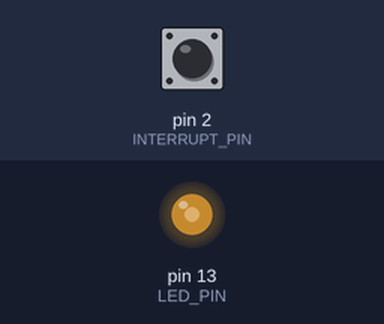
Recording of a sketch running on a simulated Arduino Leonardo, built with avr-gcc and run on an emulated ATmega32U4. On the bench: output pins drawn as LEDs (lit = HIGH). The inputs (shaded band) are chosen by the test bench; at power-on: pin 2 (INTERRUPT_PIN) LOW. The sensor or clock chip raises its interrupt line as the real part does; pins used as bus, display or sensor lines are not drawn; what the sketch prints to the serial monitor is not drawn.

Above: at 5.7 s.
5.8 s: pin 2 (INTERRUPT_PIN) pulled HIGH for 0.15 s
At 7.0 s:
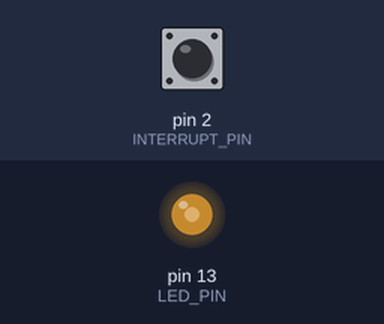
7.4 s: pin 2 (INTERRUPT_PIN) pulled HIGH for 1 s
At 8.3 s:
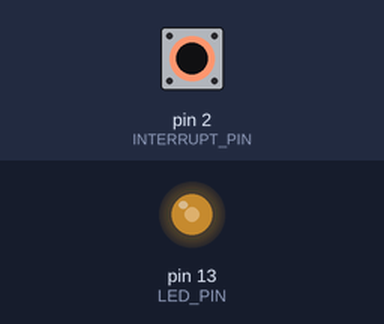
9.9 s: pin 2 (INTERRUPT_PIN) pulled HIGH for 0.15 s
At 10.9 s:
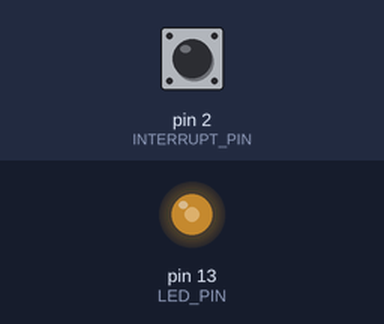
11.5 s: pin 2 (INTERRUPT_PIN) pulsed HIGH 2 times (0.12 s each, 0.3 s apart)
13.6 s: pin 2 (INTERRUPT_PIN) pulsed HIGH 5 times (0.12 s each, 0.3 s apart)
At 13.8 s:
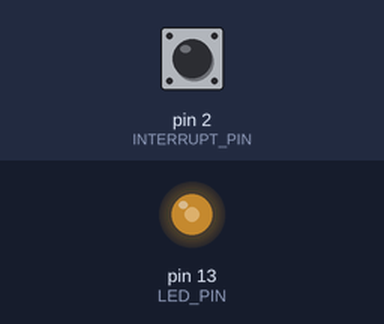
Timing chart, 0 to 16.6 s (numbered marks = the images above; inputs shaded):
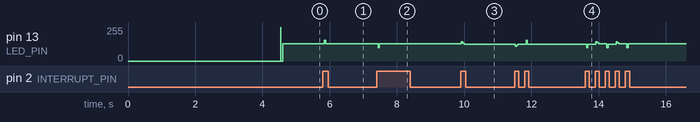

Measured:
- after the input at 5.8 s, pin 13 (LED_PIN): 128/255 → 154/255 at once, → 128/255 0.04 s later
- after the input at 7.4 s, pin 13 (LED_PIN): 128/255 → 101/255 at once, → 128/255 0.04 s later
- after the input at 9.9 s, pin 13 (LED_PIN): 128/255 → 127/255 at once
- after the input at 13.6 s, pin 13 (LED_PIN): 127/255 → 101/255 at once, then repeats every 0.60 s: 127/255 0.24 s, 145/255 0.04 s, 136/255 0.04 s, 128/255 0.24 s, 101/255 0.04 s, until it stays 128/255 from 14.9 s

The sketch:

MPU6050.ino
```cpp
// I2C device class (I2Cdev) demonstration Arduino sketch for MPU6050 class using DMP (MotionApps v2.0)
// 6/21/2012 by Jeff Rowberg <jeff@rowberg.net>
// Updates should (hopefully) always be available at https://github.com/jrowberg/i2cdevlib
//
// Changelog:
//      2013-05-08 - added seamless Fastwire support
//                 - added note about gyro calibration
//      2012-06-21 - added note about Arduino 1.0.1 + Leonardo compatibility error
//      2012-06-20 - improved FIFO overflow handling and simplified read process
//      2012-06-19 - completely rearranged DMP initialization code and simplification
//      2012-06-13 - pull gyro and accel data from FIFO packet instead of reading directly
//      2012-06-09 - fix broken FIFO read sequence and change interrupt detection to RISING
//      2012-06-05 - add gravity-compensated initial reference frame acceleration output
//                 - add 3D math helper file to DMP6 example sketch
//                 - add Euler output and Yaw/Pitch/Roll output formats
//      2012-06-04 - remove accel offset clearing for better results (thanks Sungon Lee)
//      2012-06-01 - fixed gyro sensitivity to be 2000 deg/sec instead of 250
//      2012-05-30 - basic DMP initialization working

/* ============================================
I2Cdev device library code is placed under the MIT license
Copyright (c) 2012 Jeff Rowberg

Permission is hereby granted, free of charge, to any person obtaining a copy
of this software and associated documentation files (the "Software"), to deal
in the Software without restriction, including without limitation the rights
to use, copy, modify, merge, publish, distribute, sublicense, and/or sell
copies of the Software, and to permit persons to whom the Software is
furnished to do so, subject to the following conditions:

The above copyright notice and this permission notice shall be included in
all copies or substantial portions of the Software.

THE SOFTWARE IS PROVIDED "AS IS", WITHOUT WARRANTY OF ANY KIND, EXPRESS OR
IMPLIED, INCLUDING BUT NOT LIMITED TO THE WARRANTIES OF MERCHANTABILITY,
FITNESS FOR A PARTICULAR PURPOSE AND NONINFRINGEMENT. IN NO EVENT SHALL THE
AUTHORS OR COPYRIGHT HOLDERS BE LIABLE FOR ANY CLAIM, DAMAGES OR OTHER
LIABILITY, WHETHER IN AN ACTION OF CONTRACT, TORT OR OTHERWISE, ARISING FROM,
OUT OF OR IN CONNECTION WITH THE SOFTWARE OR THE USE OR OTHER DEALINGS IN
THE SOFTWARE.
===============================================
*/

// I2Cdev and MPU6050 must be installed as libraries, or else the .cpp/.h files
// for both classes must be in the include path of your project
#include "I2Cdev.h"

#include "MPU6050_6Axis_MotionApps20.h"
//#include "MPU6050.h" // not necessary if using MotionApps include file

// Arduino Wire library is required if I2Cdev I2CDEV_ARDUINO_WIRE implementation
// is used in I2Cdev.h
#if I2CDEV_IMPLEMENTATION == I2CDEV_ARDUINO_WIRE
#include "Wire.h"
#endif

// class default I2C address is 0x68
// specific I2C addresses may be passed as a parameter here
// AD0 low = 0x68 (default for SparkFun breakout and InvenSense evaluation board)
// AD0 high = 0x69
MPU6050 mpu;
//MPU6050 mpu(0x69); // <-- use for AD0 high

/* =========================================================================
   NOTE: In addition to connection 3.3v, GND, SDA, and SCL, this sketch
   depends on the MPU-6050's INT pin being connected to the Arduino's
   external interrupt #0 pin. On the Arduino Uno and Mega 2560, this is
   digital I/O pin 2.
 * ========================================================================= */

/* =========================================================================
   NOTE: Arduino v1.0.1 with the Leonardo board generates a compile error
   when using Serial.write(buf, len). The Teapot output uses this method.
   The solution requires a modification to the Arduino USBAPI.h file, which
   is fortunately simple, but annoying. This will be fixed in the next IDE
   release. For more info, see these links:

   http://arduino.cc/forum/index.php/topic,109987.0.html
   http://code.google.com/p/arduino/issues/detail?id=958
 * ========================================================================= */


#define INTERRUPT_PIN 2  // use pin 2 on Arduino Uno & most boards
#define LED_PIN 13 // (Arduino is 13, Teensy is 11, Teensy++ is 6)
#define TRIGGER_PIN 5
bool blinkState = false;

// MPU control/status vars
bool dmpReady = false;  // set true if DMP init was successful
uint8_t mpuIntStatus;   // holds actual interrupt status byte from MPU
uint8_t devStatus;      // return status after each device operation (0 = success, !0 = error)
uint16_t packetSize;    // expected DMP packet size (default is 42 bytes)
uint16_t fifoCount;     // count of all bytes currently in FIFO
uint8_t fifoBuffer[64]; // FIFO storage buffer

// orientation/motion vars
Quaternion q;           // [w, x, y, z]         quaternion container
VectorInt16 aa;         // [x, y, z]            accel sensor measurements
VectorInt16 aaReal;     // [x, y, z]            gravity-free accel sensor measurements
VectorInt16 aaWorld;    // [x, y, z]            world-frame accel sensor measurements
VectorFloat gravity;    // [x, y, z]            gravity vector
float euler[3];         // [psi, theta, phi]    Euler angle container
float ypr[3];           // [yaw, pitch, roll]   yaw/pitch/roll container and gravity vector

// packet structure for InvenSense teapot demo
uint8_t teapotPacket[36] = { '$', 0x03, 0,0, 0,0, 0,0, 0,0, 0,0, 0,0, 0,0, 0,0, 0,0, 0,0, 0,0, 0x00, 0x00,  0,0,0,0,  0,0,0,0,  '\r', '\n' };
unsigned long nextInfoTime = 0;


// ================================================================
// ===               INTERRUPT DETECTION ROUTINE                ===
// ================================================================

volatile bool mpuInterrupt = false;     // indicates whether MPU interrupt pin has gone high
volatile unsigned long irqTimestamp = 0;
volatile unsigned long triggerCounter = 0;
volatile byte irqCounter = 0;
volatile byte waitCounter = 0;


void dmpDataReady() {
    irqTimestamp = micros();
    irqCounter++;
    if (irqCounter == 10){ // 20 Hz
        //if (waitCounter < 20){ // only count below 1 sec
        digitalWrite(TRIGGER_PIN, HIGH);
        delayMicroseconds(2);
        digitalWrite(TRIGGER_PIN, LOW);
        triggerCounter++;
        //}
        irqCounter = 0;
        /*waitCounter++;
        if (waitCounter == 40){ // reset at 2 sec
          waitCounter = 0;
        } */
    }
    mpuInterrupt = true;
}


// ================================================================
// ===                      INITIAL SETUP                       ===
// ================================================================

void setup() {
    // join I2C bus (I2Cdev library doesn't do this automatically)
#if I2CDEV_IMPLEMENTATION == I2CDEV_ARDUINO_WIRE
    Wire.begin();
        Wire.setClock(400000); // 400kHz I2C clock. Comment this line if having compilation difficulties
#elif I2CDEV_IMPLEMENTATION == I2CDEV_BUILTIN_FASTWIRE
    Fastwire::setup(400, true);
#endif

    // initialize serial communication
    // (115200 chosen because it is required for Teapot Demo output, but it's
    // really up to you depending on your project)
    //Serial.begin(115200);
    Serial.begin(230400);
    while (!Serial); // wait for Leonardo enumeration, others continue immediately

    // NOTE: 8MHz or slower host processors, like the Teensy @ 3.3v or Ardunio
    // Pro Mini running at 3.3v, cannot handle this baud rate reliably due to
    // the baud timing being too misaligned with processor ticks. You must use
    // 38400 or slower in these cases, or use some kind of external separate
    // crystal solution for the UART timer.

    digitalWrite(TRIGGER_PIN, LOW);  //  drive it low without temporarily driving it high
    pinMode(TRIGGER_PIN, OUTPUT);

    /*
    for (int i=0; i < 500; i++){
      digitalWrite(TRIGGER_PIN, HIGH);
      delay(2);
      digitalWrite(TRIGGER_PIN, LOW);
      delay(2);
    }
    */

    // initialize device
    Serial.println(F("Initializing I2C devices..."));
    mpu.initialize();
    pinMode(INTERRUPT_PIN, INPUT);

    // verify connection
    Serial.println(F("Testing device connections..."));
    Serial.println(mpu.testConnection() ? F("MPU6050 connection successful") : F("MPU6050 connection failed"));

    // load and configure the DMP
    Serial.println(F("Initializing DMP..."));
    devStatus = mpu.dmpInitialize();

    // supply your own gyro offsets here, scaled for min sensitivity
    /* mpu.setXAccelOffset(-1169);
     mpu.setYAccelOffset(744);
     mpu.setZAccelOffset(1620);
     mpu.setXGyroOffset(48);
     mpu.setYGyroOffset(47);
     mpu.setZGyroOffset(-8);*/

    // make sure it worked (returns 0 if so)
    if (devStatus == 0) {
        // turn on the DMP, now that it's ready
        Serial.println(F("Enabling DMP..."));
        mpu.setDMPEnabled(true);

        // enable Arduino interrupt detection
        Serial.println(F("Enabling interrupt detection (Arduino external interrupt 0)..."));
        attachInterrupt(digitalPinToInterrupt(INTERRUPT_PIN), dmpDataReady, RISING);
        mpuIntStatus = mpu.getIntStatus();

        // set our DMP Ready flag so the main loop() function knows it's okay to use it
        Serial.println(F("DMP ready! Waiting for first interrupt..."));
        dmpReady = true;

        // get expected DMP packet size for later comparison
        packetSize = mpu.dmpGetFIFOPacketSize();
    } else {
        // ERROR!
        // 1 = initial memory load failed
        // 2 = DMP configuration updates failed
        // (if it's going to break, usually the code will be 1)
        Serial.print(F("DMP Initialization failed (code "));
        Serial.print(devStatus);
        Serial.println(F(")"));
    }

    // configure LED for output
    pinMode(LED_PIN, OUTPUT);


    delay(4000);
}


// ================================================================
// ===                    MAIN PROGRAM LOOP                     ===
// ================================================================

void loop() {
    // if programming failed, don't try to do anything
    if (!dmpReady) return;

    // wait for MPU interrupt or extra packet(s) available
    while (!mpuInterrupt && fifoCount < packetSize) {
        // other program behavior stuff here
        // .
        // .
        // .
        // if you are really paranoid you can frequently test in between other
        // stuff to see if mpuInterrupt is true, and if so, "break;" from the
        // while() loop to immediately process the MPU data
        // .
        // .
        // .
    }

    // reset interrupt flag and get INT_STATUS byte
    mpuInterrupt = false;
    mpuIntStatus = mpu.getIntStatus();

    // get current FIFO count
    fifoCount = mpu.getFIFOCount();

    // check for overflow (this should never happen unless our code is too inefficient)
    if ((mpuIntStatus & 0x10) || fifoCount == 1024) {
        // reset so we can continue cleanly
        mpu.resetFIFO();
        Serial.println(F("FIFO overflow!"));
        //delay(5000);

        // otherwise, check for DMP data ready interrupt (this should happen frequently)
    } else if (mpuIntStatus & 0x02) {
        // wait for correct available data length, should be a VERY short wait
        while (fifoCount < packetSize) fifoCount = mpu.getFIFOCount();

        // read a packet from FIFO
        mpu.getFIFOBytes(fifoBuffer, packetSize);

        // track FIFO count here in case there is > 1 packet available
        // (this lets us immediately read more without waiting for an interrupt)
        fifoCount -= packetSize;

        // display quaternion values in InvenSense Teapot demo format:
        teapotPacket[2] = fifoBuffer[0];
        teapotPacket[3] = fifoBuffer[1];
        teapotPacket[4] = fifoBuffer[4];
        teapotPacket[5] = fifoBuffer[5];
        teapotPacket[6] = fifoBuffer[8];
        teapotPacket[7] = fifoBuffer[9];
        teapotPacket[8] = fifoBuffer[12];
        teapotPacket[9] = fifoBuffer[13];
        // gyro values
        teapotPacket[10] = fifoBuffer[16];
        teapotPacket[11] = fifoBuffer[17];
        teapotPacket[12] = fifoBuffer[20];
        teapotPacket[13] = fifoBuffer[21];
        teapotPacket[14] = fifoBuffer[24];
        teapotPacket[15] = fifoBuffer[25];
        // accelerometer values
        teapotPacket[16] = fifoBuffer[28];
        teapotPacket[17] = fifoBuffer[29];
        teapotPacket[18] = fifoBuffer[32];
        teapotPacket[19] = fifoBuffer[33];
        teapotPacket[20] = fifoBuffer[36];
        teapotPacket[21] = fifoBuffer[37];
//        //temperature
//        int16_t temperature = mpu.getTemperature();
//        teapotPacket[22] = temperature >> 8;
//        teapotPacket[23] = temperature & 0xFF;
        //  timestamp
        teapotPacket[26]=(irqTimestamp >> 24) & 0xFF;
        teapotPacket[27]=(irqTimestamp >> 16) & 0xFF;
        teapotPacket[28]=(irqTimestamp >> 8) & 0xFF;
        teapotPacket[29]=irqTimestamp & 0xFF;
//        // trigger counter
        teapotPacket[30]=(triggerCounter >> 24) & 0xFF;
        teapotPacket[31]=(triggerCounter >> 16) & 0xFF;
        teapotPacket[32]=(triggerCounter >> 8) & 0xFF;
        teapotPacket[33]=triggerCounter & 0xFF;

        Serial.write(teapotPacket, 36);

        /*if (millis() >= nextInfoTime){
          nextInfoTime = millis() + 1000;
          //Serial.println(teapotPacket[25]);
          //teapotPacket[25] = 0;
          Serial.println(triggerCounter);
        }*/
        Serial.println(irqTimestamp);

        teapotPacket[25]++; // packetCount, loops at 0xFF on purpose


        // blink LED to indicate activity
        blinkState = !blinkState;
        digitalWrite(LED_PIN, blinkState);
        // irqTimestamp += 5; // assuming 200 Hz
    }
}
```
